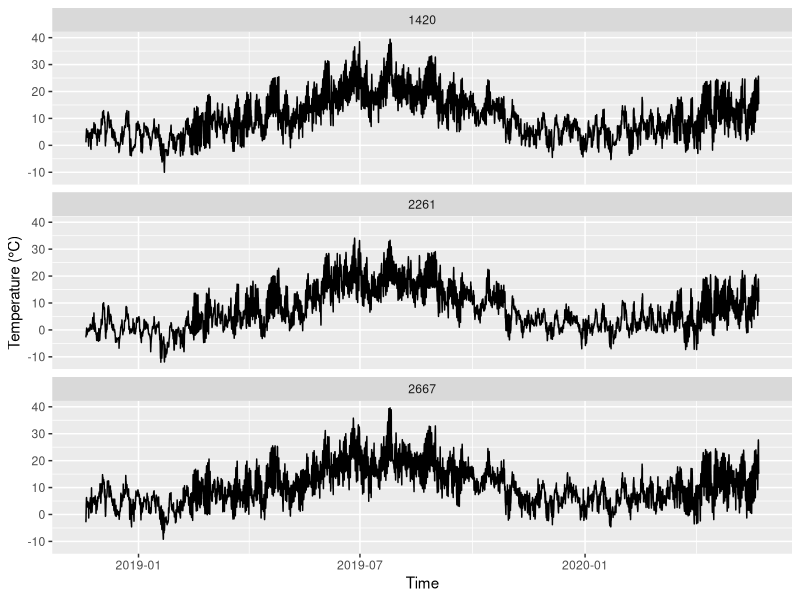

The R script that drew this image:
## ---- chunk 1
library(tidyverse)
## ---- chunk 2
temp_humid <- read_delim('data/meteo.csv', delim = ';',    trim_ws = T)
## ---- chunk 3
temp_humid
## ---- chunk 4
class(temp_humid)
## ---- chunk 5
library(lubridate)

temp_humid$MESS_DATUM <- ymd_h(temp_humid$MESS_DATUM)

temp_humid
## ---- chunk 6
station_ids <-  c('2261' = 'Hof', '1420' = 'Frankfurt', '2667' = 'Koeln')
## ---- chunk 7
temp_humid %>% 
  group_by(STATIONS_ID) %>% 
  count()
## ---- chunk 8
temp_humid %>% 
  filter(STATIONS_ID == '2667') %>%
  count()
## ---- chunk 9
temp_humid %>% 
  filter(STATIONS_ID == '2667' | STATIONS_ID == '2261') %>%
  group_by(STATIONS_ID) %>% 
  count()
## ---- chunk 10
temp_humid %>% 
  filter(STATIONS_ID != '1420') %>%
  group_by(STATIONS_ID) %>% 
  count()
## ---- chunk 11
temp_humid %>% 
  filter(STATIONS_ID %in% c('2667', '2261')) %>%
  group_by(STATIONS_ID) %>% 
  count()
## ---- chunk 12
ggplot(data = temp_humid, aes(x = MESS_DATUM, y = TT_TU)) + 
  geom_line() +
  facet_wrap(~STATIONS_ID, nrow = 3) +
  labs(x = 'Time', y = 'Temperature (°C)')
